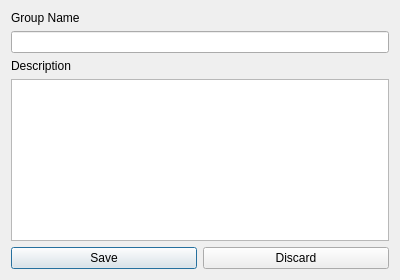
<?xml version="1.0" encoding="UTF-8"?>
<ui version="4.0">
 <class>GroupWindow</class>
 <widget class="QDialog" name="GroupWindow">
  <property name="geometry">
   <rect>
    <x>0</x>
    <y>0</y>
    <width>400</width>
    <height>280</height>
   </rect>
  </property>
  <property name="windowTitle">
   <string>Group</string>
  </property>
  <layout class="QVBoxLayout" name="verticalLayout_3">
   <item>
    <layout class="QVBoxLayout" name="verticalLayout">
     <item>
      <widget class="QLabel" name="lbl_name">
       <property name="text">
        <string>Group Name</string>
       </property>
      </widget>
     </item>
     <item>
      <widget class="QLineEdit" name="lne_name"/>
     </item>
    </layout>
   </item>
   <item>
    <layout class="QVBoxLayout" name="verticalLayout_2">
     <item>
      <widget class="QLabel" name="lbl_description">
       <property name="text">
        <string>Description</string>
       </property>
      </widget>
     </item>
     <item>
      <widget class="QTextEdit" name="lne_description"/>
     </item>
    </layout>
   </item>
   <item>
    <layout class="QHBoxLayout" name="horizontalLayout">
     <item>
      <widget class="QPushButton" name="btn_save">
       <property name="cursor">
        <cursorShape>PointingHandCursor</cursorShape>
       </property>
       <property name="text">
        <string>Save</string>
       </property>
      </widget>
     </item>
     <item>
      <widget class="QPushButton" name="btn_discard">
       <property name="cursor">
        <cursorShape>PointingHandCursor</cursorShape>
       </property>
       <property name="text">
        <string>Discard</string>
       </property>
      </widget>
     </item>
    </layout>
   </item>
  </layout>
 </widget>
 <resources/>
 <connections/>
</ui>
